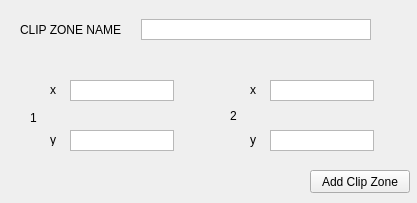
<?xml version="1.0" encoding="UTF-8"?>
<ui version="4.0">
 <class>Form</class>
 <widget class="QWidget" name="Form">
  <property name="geometry">
   <rect>
    <x>0</x>
    <y>0</y>
    <width>417</width>
    <height>203</height>
   </rect>
  </property>
  <property name="windowTitle">
   <string>Add Clip Zone</string>
  </property>
  <widget class="QLabel" name="label">
   <property name="geometry">
    <rect>
     <x>20</x>
     <y>20</y>
     <width>110</width>
     <height>20</height>
    </rect>
   </property>
   <property name="text">
    <string>CLIP ZONE NAME</string>
   </property>
  </widget>
  <widget class="QTextEdit" name="textEdit">
   <property name="geometry">
    <rect>
     <x>141</x>
     <y>19</y>
     <width>230</width>
     <height>21</height>
    </rect>
   </property>
   <property name="verticalScrollBarPolicy">
    <enum>Qt::ScrollBarAlwaysOff</enum>
   </property>
  </widget>
  <widget class="QTextEdit" name="textEdit_2">
   <property name="geometry">
    <rect>
     <x>70</x>
     <y>80</y>
     <width>104</width>
     <height>21</height>
    </rect>
   </property>
   <property name="verticalScrollBarPolicy">
    <enum>Qt::ScrollBarAlwaysOff</enum>
   </property>
  </widget>
  <widget class="QTextEdit" name="textEdit_3">
   <property name="geometry">
    <rect>
     <x>70</x>
     <y>130</y>
     <width>104</width>
     <height>21</height>
    </rect>
   </property>
   <property name="verticalScrollBarPolicy">
    <enum>Qt::ScrollBarAlwaysOff</enum>
   </property>
  </widget>
  <widget class="QTextEdit" name="textEdit_4">
   <property name="geometry">
    <rect>
     <x>270</x>
     <y>130</y>
     <width>104</width>
     <height>21</height>
    </rect>
   </property>
   <property name="verticalScrollBarPolicy">
    <enum>Qt::ScrollBarAlwaysOff</enum>
   </property>
  </widget>
  <widget class="QTextEdit" name="textEdit_5">
   <property name="geometry">
    <rect>
     <x>270</x>
     <y>80</y>
     <width>104</width>
     <height>21</height>
    </rect>
   </property>
   <property name="verticalScrollBarPolicy">
    <enum>Qt::ScrollBarAlwaysOff</enum>
   </property>
  </widget>
  <widget class="QLabel" name="label_2">
   <property name="geometry">
    <rect>
     <x>30</x>
     <y>110</y>
     <width>16</width>
     <height>16</height>
    </rect>
   </property>
   <property name="text">
    <string>1</string>
   </property>
  </widget>
  <widget class="QLabel" name="label_3">
   <property name="geometry">
    <rect>
     <x>50</x>
     <y>84</y>
     <width>20</width>
     <height>12</height>
    </rect>
   </property>
   <property name="text">
    <string>x</string>
   </property>
  </widget>
  <widget class="QLabel" name="label_4">
   <property name="geometry">
    <rect>
     <x>250</x>
     <y>80</y>
     <width>20</width>
     <height>20</height>
    </rect>
   </property>
   <property name="text">
    <string>x</string>
   </property>
  </widget>
  <widget class="QLabel" name="label_5">
   <property name="geometry">
    <rect>
     <x>230</x>
     <y>106</y>
     <width>16</width>
     <height>20</height>
    </rect>
   </property>
   <property name="text">
    <string>2</string>
   </property>
  </widget>
  <widget class="QLabel" name="label_6">
   <property name="geometry">
    <rect>
     <x>250</x>
     <y>130</y>
     <width>20</width>
     <height>20</height>
    </rect>
   </property>
   <property name="text">
    <string>y</string>
   </property>
  </widget>
  <widget class="QLabel" name="label_7">
   <property name="geometry">
    <rect>
     <x>50</x>
     <y>134</y>
     <width>20</width>
     <height>12</height>
    </rect>
   </property>
   <property name="text">
    <string>y</string>
   </property>
  </widget>
  <widget class="QPushButton" name="pushButton">
   <property name="geometry">
    <rect>
     <x>310</x>
     <y>170</y>
     <width>100</width>
     <height>23</height>
    </rect>
   </property>
   <property name="text">
    <string>Add Clip Zone</string>
   </property>
  </widget>
 </widget>
 <resources/>
 <connections/>
</ui>
